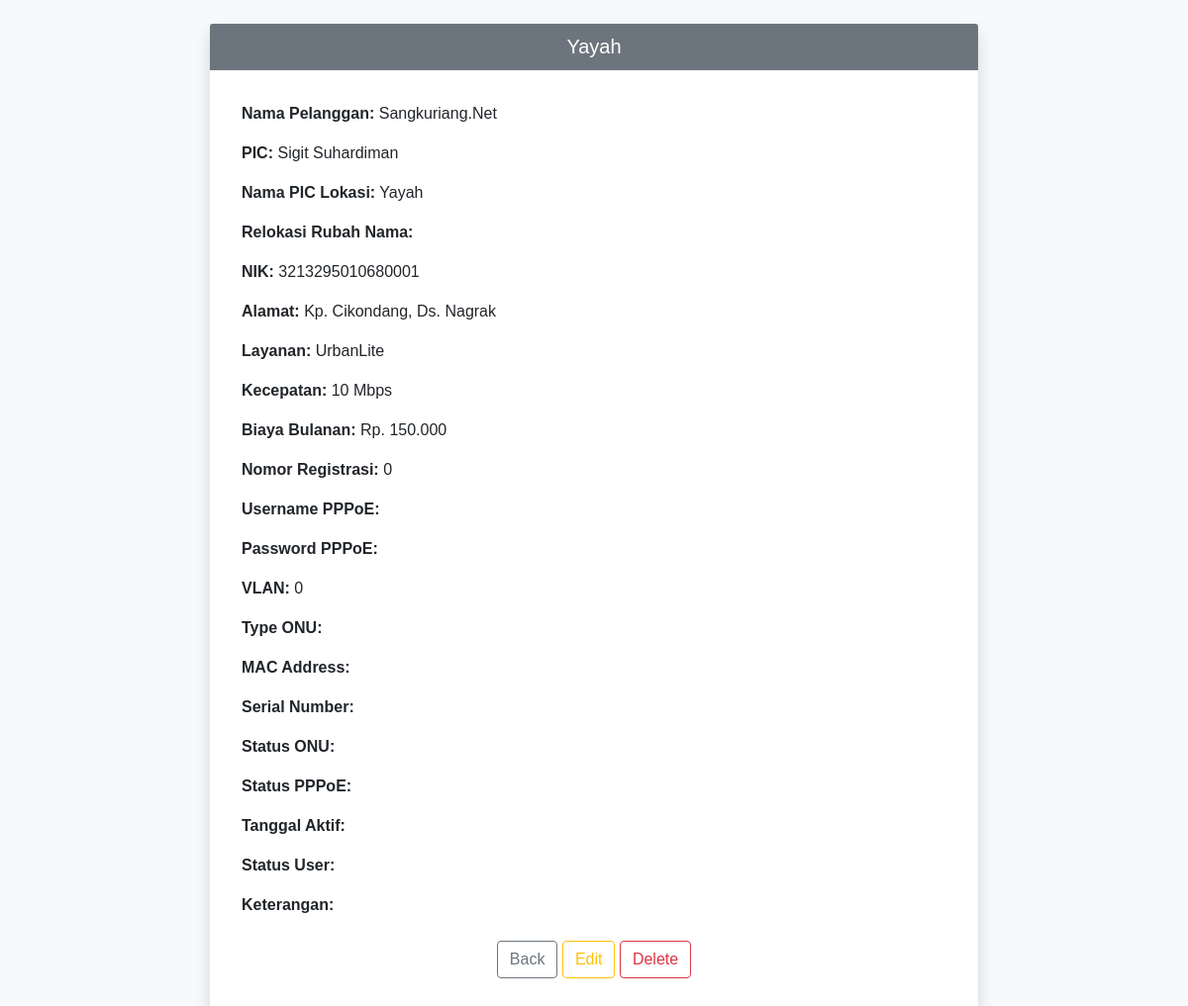
The page /Customer/src/views/customer/show.php?id=241 on the database its author committed.
### tables this page shows
CREATE TABLE `data_cust` (
  `id` int(11) NOT NULL,
  `nama_pelanggan` varchar(255) NOT NULL,
  `pic` varchar(255) NOT NULL,
  `nama_pic_lokasi` varchar(255) NOT NULL,
  `relokasi_rubah_nama` varchar(255) NOT NULL,
  `nik` varchar(255) NOT NULL,
  `alamat` varchar(255) NOT NULL,
  `rt_rw` varchar(255) NOT NULL,
  `layanan` varchar(255) NOT NULL,
  `kecepatan` varchar(255) NOT NULL,
  `biaya_bulanan` varchar(255) NOT NULL,
  `nomor_registrasi` int(11) NOT NULL,
  `username_pppoe` varchar(255) NOT NULL,
  `password_pppoe` varchar(255) NOT NULL,
  `vlan` int(11) NOT NULL,
  `type_onu` varchar(255) NOT NULL,
  `mac_address` varchar(255) NOT NULL,
  `serial_number` varchar(255) NOT NULL,
  `status_onu` varchar(255) NOT NULL,
  `status_pppoe` varchar(255) NOT NULL,
  `tanggal_aktif` varchar(255) NOT NULL,
  `status_user` varchar(255) NOT NULL,
  `keterangan` varchar(255) NOT NULL,
  `tanggal_simpan` timestamp NOT NULL DEFAULT current_timestamp() ON UPDATE current_timestamp()
);

### Customer/src/controllers/Controller.php (called while the page is built, shortened)
<?php
class Controller
{
    protected function view($view, $data = [])
    {
        $viewPath = '../../views/' . $view . '.php';
    }
    protected function model($model)
    {
        $modelPath = '../../models/' . $model . '.php';
        if (file_exists($modelPath)) {
            if (class_exists($model)) {
                return new $model();
            } else {
                die("Model class not found in file: $modelPath");
            }
        } else {
            die("Model file not found: $modelPath");
        }
    }
}

### Customer/src/models/Model.php (called while the page is built, shortened)
<?php
include_once '../../utils/database.php';
class Model
{
    public function __construct()
    {
        $database = new Database();
        $this->conn = $database->getConnection();
    }
}

### Customer/src/utils/database.php (called while the page is built, shortened)
<?php
class Database
{
    private $host = "localhost";
    private $username = "root";
    private $password = "";
    private $database = "customer";
    public function getConnection()
    {
        $this->conn = null;
        try {
            $this->conn = new PDO("mysql:host=" . $this->host . ";dbname=" . $this->database, $this->username, $this->password);
            $this->conn->setAttribute(PDO::ATTR_ERRMODE, PDO::ERRMODE_EXCEPTION);
        } catch (PDOException $e) {
            echo "Connection failed: " . $e->getMessage();
        }
        return $this->conn;
    }
}

### Customer/src/controllers/CustomerController.php (called while the page is built, shortened)
<?php
include_once 'Controller.php';
class CustomerController extends Controller
{
    public function show($id)
    {
        $customerModel = $this->model('CustomerModel');
        $customer = $customerModel->readCustomerById($id);
        if ($customer) {
            return $customer;
        } else {
            die("Customer not found");
        }
    }
}

### Customer/src/models/CustomerModel.php (called while the page is built, shortened)
<?php
include_once 'Model.php';
class CustomerModel extends Model
{
    public function readCustomerById($id)
    {
        $query = "SELECT * FROM " . $this->table_name . " WHERE id = :id";
        $stmt = $this->conn->prepare($query);
        $stmt->bindParam(':id', $id);
        $stmt->execute();
        return $stmt->fetch(PDO::FETCH_ASSOC);
    }
}

### Customer/src/views/customer/show.php (the view, shortened to what this page needs)
<?php
include_once '../../controllers/CustomerController.php';
require_once '../../models/CustomerModel.php';
$controller = new CustomerController();
$customer = $controller->show($_GET['id']);
?>
<!DOCTYPE html>
<html lang="en">
<head>
    <link href="https://cdn.jsdelivr.net/npm/bootstrap@5.0.2/dist/css/bootstrap.min.css" rel="stylesheet">
</head>
<body>
    <div class="container mt-4 mb-4">
        <div class="card mx-auto">
            <div class="card-header text-center">
                <?php echo $customer['nama_pic_lokasi']; ?>
            </div>
            <div class="card-body">
                <div class="row">
                    <div class="col-md-12">
                        <p class="card-text"><strong>Nama Pelanggan:</strong> <?php echo $customer['nama_pelanggan']; ?></p>
                        <p class="card-text"><strong>PIC:</strong> <?php echo $customer['pic']; ?></p>
                        <p class="card-text"><strong>Nama PIC Lokasi:</strong> <?php echo $customer['nama_pic_lokasi']; ?></p>
                        <p class="card-text"><strong>Relokasi Rubah Nama:</strong> <?php echo $customer['relokasi_rubah_nama']; ?></p>
                        <p class="card-text"><strong>NIK:</strong> <?php echo $customer['nik']; ?></p>
                        <p class="card-text"><strong>Alamat:</strong> <?php echo $customer['alamat']; ?></p>
                        <p class="card-text"><strong>Layanan:</strong> <?php echo $customer['layanan']; ?></p>
                        <p class="card-text"><strong>Kecepatan:</strong> <?php echo $customer['kecepatan']; ?></p>
                        <p class="card-text"><strong>Biaya Bulanan:</strong> Rp. <?php echo number_format((float) $customer['biaya_bulanan'], 0, ',', '.'); ?></p>
                        <p class="card-text"><strong>Nomor Registrasi:</strong> <?php echo $customer['nomor_registrasi']; ?></p>
                        <p class="card-text"><strong>Username PPPoE:</strong> <?php echo $customer['username_pppoe']; ?></p>
                        <p class="card-text"><strong>Password PPPoE:</strong> <?php echo $customer['password_pppoe']; ?></p>
                        <p class="card-text"><strong>VLAN:</strong> <?php echo $customer['vlan']; ?></p>
                        <p class="card-text"><strong>Type ONU:</strong> <?php echo $customer['type_onu']; ?></p>
                        <p class="card-text"><strong>MAC Address:</strong> <?php echo $customer['mac_address']; ?></p>
                        <p class="card-text"><strong>Serial Number:</strong> <?php echo $customer['serial_number']; ?></p>
                        <p class="card-text"><strong>Status ONU:</strong> <?php echo $customer['status_onu']; ?></p>
                        <p class="card-text"><strong>Status PPPoE:</strong> <?php echo $customer['status_pppoe']; ?></p>
                        <p class="card-text"><strong>Tanggal Aktif:</strong> <?php echo $customer['tanggal_aktif']; ?></p>
                        <p class="card-text"><strong>Status User:</strong> <?php echo $customer['status_user']; ?></p>
                        <p class="card-text"><strong>Keterangan:</strong> <?php echo $customer['keterangan']; ?></p>
                    </div>
                </div>
                <div class="text-center mt-4">
                    <a href="./index.php" class="btn btn-outline-secondary">Back</a>
                    <a href="edit.php?id=<?php echo $customer['id']; ?>" class="btn btn-outline-warning">Edit</a>
                    <a href="delete.php?id=<?php echo $customer['id']; ?>" class="btn btn-outline-danger">Delete</a>
                </div>
            </div>
        </div>
    </div>
</body>
</html>

### Customer/src/views/customer/show.php (style rules this page uses)
body { background-color: #f8f9fa; font-family: "Arial", sans-serif; }
.container { max-width: 800px; margin: auto; }
.card { border: none; box-shadow: 0 0.5rem 1rem rgba(0, 0, 0, 0.15); border-radius: 0.5rem; }
.card-header { background-color: #6c757d; color: #fff; font-size: 1.25rem; border-bottom: 1px solid #6c757d; border-radius: 0.5rem 0.5rem 0 0; }
.card-body { background-color: #ffffff; padding: 2rem; }
.btn-outline-secondary { border-radius: 0.25rem; }
.btn-outline-warning { border-radius: 0.25rem; }
.btn-outline-danger { border-radius: 0.25rem; }
.card-text { margin-bottom: 1rem; }

### rows shown on the page
data_cust: nama_pic_lokasi "Yayah", nama_pelanggan "Sangkuriang.Net", pic "Sigit Suhardiman", nik "3213295010680001", alamat "Kp. Cikondang, Ds. Nagrak", layanan "UrbanLite", kecepatan "10 Mbps", biaya_bulanan "150.000", nomor_registrasi "0", vlan "0"
